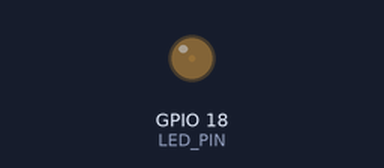
Bench run of a sketch on a simulated ESP32. On the bench: output pins drawn as LEDs (lit = HIGH).

Above: at 0.05 s.
At 0.95 s:
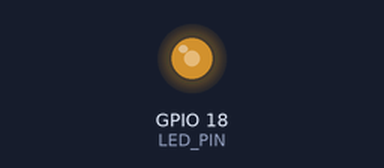
At 1.4 s:
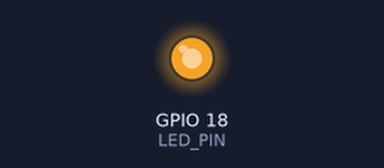
At 2.75 s:
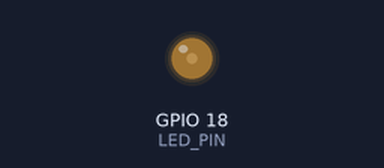
Timing chart, 0 to 7.0 s (numbered marks = the images above):
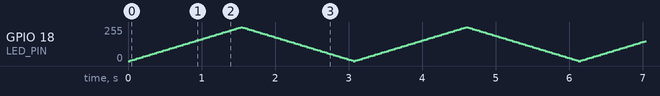

The sketch:

esp32_test_code_-_fade.ino
```cpp
/*
 * This ESP32 code is created by esp32io.com
 *
 * This ESP32 code is released in the public domain
 *
 * For more detail (instruction and wiring diagram), visit https://esp32io.com/tutorials/esp32-led-fade
 */

#define LED_PIN  18 // ESP32 pin GIOP18 connected to LED

int brightness = 0;  // how bright the LED is
int fadeAmount = 5;  // how many points to fade the LED by

// the setup routine runs once when you press reset:
void setup() {
  // declare pin GIOP18 to be an output:
  pinMode(LED_PIN, OUTPUT);
}

// the loop routine runs over and over again forever:
void loop() {
  // set the brightness of pin GIOP18:
  analogWrite(LED_PIN, brightness);

  // change the brightness for next time through the loop:
  brightness = brightness + fadeAmount;

  // reverse the direction of the fading at the ends of the fade:
  if (brightness <= 0 || brightness >= 255) {
    fadeAmount = -fadeAmount;
  }
  // wait for 30 milliseconds to see the dimming effect
  delay(30);
}
```
